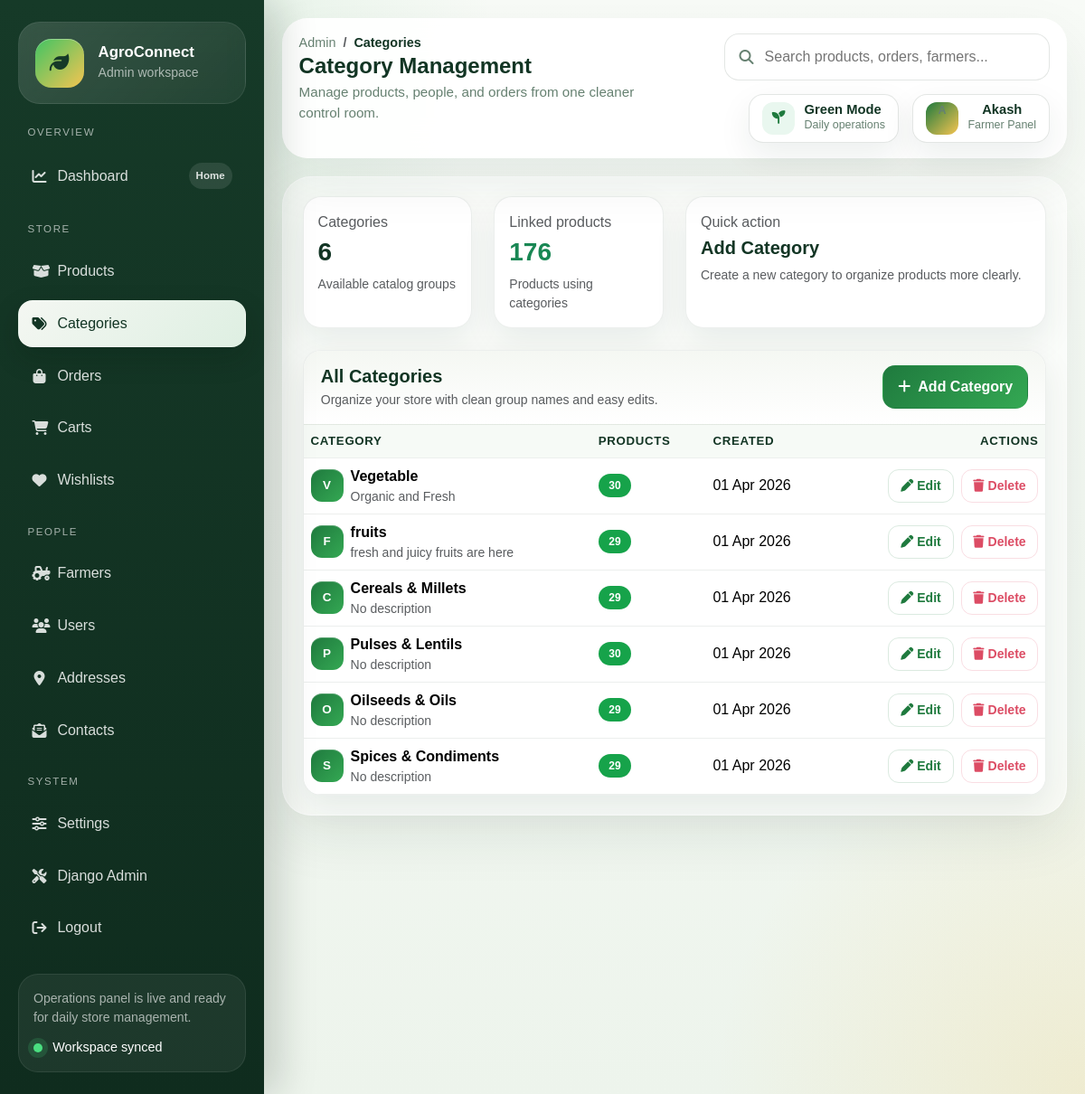
Page /myadmin/categories/ (signed in) on the committed database.
### myadmin/models.py (models this page shows, shortened)
class Category(models.Model):
    name = models.CharField(max_length=100)
    description = models.TextField(blank=True, null=True)
    image = models.ImageField(upload_to='categories/', blank=True, null=True)
    meta_title = models.CharField(max_length=200, blank=True, null=True)
    meta_description = models.TextField(blank=True, null=True)
    created_at = models.DateTimeField(auto_now_add=True)
    class Meta:
        verbose_name_plural = "Categories"
    def product_count(self):
        return self.products.count()

### myadmin/views.py (the view)
# urls.py: path('categories/', protected(views.categories), name='categories'),
def categories(request):
    categories = Category.objects.all()
    context = {
        'categories': categories,
        'category_product_total': Product.objects.count(),
    }
    return render(request, 'myadmin/categories.html', context)

### myadmin/views.py (called while the page is built)
def is_myadmin_user(user):
    return user.is_authenticated and (user.is_superuser or hasattr(user, 'farmer_profile'))

def myadmin_login_required(view_func):
    @wraps(view_func)
    def _wrapped_view(request, *args, **kwargs):
        if not request.user.is_authenticated:
            return redirect(f"/myadmin/login/?next={request.get_full_path()}")
        if not is_myadmin_user(request.user):
            messages.error(request, 'Please log in with an admin or farmer account.')
            return redirect('/myadmin/login/')
        return view_func(request, *args, **kwargs)
    return _wrapped_view

### user/context_processors.py (called while the page is built)
def cart_context(request):
    cart = None
    cart_count = 0
    cart_total = 0
    if request.session.session_key:
        cart = Cart.objects.filter(session_id=request.session.session_key).first()
        if cart and cart.items.exists():
            cart_count = sum(item.quantity for item in cart.items.all())
            cart_total = sum(item.subtotal for item in cart.items.all())
    return {
        'cart': cart,
        'cart_count': cart_count,
        'cart_total': cart_total,
    }

def categories_context(request):
    categories = Category.objects.annotate(product_count=Count('product'))
    return {
        'categories': categories,
    }

def language_context(request):
    return {
        'current_language': get_language() or 'en',
    }

def notification_context(request):
    settings = SiteSettings.get_settings()
    return {
        'notification_banner': settings.notification_banner if settings.is_notification_active else '',
        'is_notification_active': settings.is_notification_active,
    }

### user/models.py (called while the page is built)
    @classmethod
    def get_settings(cls):
        settings, created = cls.objects.get_or_create(pk=1)
        return settings

### myadmin/templates/myadmin/categories.html
{% extends 'myadmin/base.html' %}
{% load static %}
{% block page_title %}Categories{% endblock %}
{% block page_header %}Category Management{% endblock %}
{% block content %}
<div class="row g-4">
  <div class="col-md-6 col-xl-3"><div class="card h-100"><div class="card-body"><p class="text-muted mb-1">Categories</p><h3 class="mb-2">{{ categories.count }}</h3><div class="small text-muted">Available catalog groups</div></div></div></div>
  <div class="col-md-6 col-xl-3"><div class="card h-100"><div class="card-body"><p class="text-muted mb-1">Linked products</p><h3 class="mb-2 text-success">{{ category_product_total }}</h3><div class="small text-muted">Products using categories</div></div></div></div>
  <div class="col-md-6 col-xl-6"><a href="{% url 'myadmin:add_category' %}" class="card h-100 d-block"><div class="card-body"><p class="text-muted mb-1">Quick action</p><h5 class="mb-2">Add Category</h5><div class="small text-muted">Create a new category to organize products more clearly.</div></div></a></div>
  <div class="col-12">
    <div class="card">
      <div class="card-header d-flex justify-content-between align-items-center gap-3"><div><h5 class="mb-1">All Categories</h5><p class="text-muted small mb-0">Organize your store with clean group names and easy edits.</p></div><a href="{% url 'myadmin:add_category' %}" class="btn btn-success"><i class="fas fa-plus me-2"></i>Add Category</a></div>
      <div class="table-responsive">
        <table class="table table-hover align-middle mb-0">
          <thead><tr><th>Category</th><th>Products</th><th>Created</th><th class="text-end">Actions</th></tr></thead>
          <tbody>
            {% for category in categories %}
            <tr>
              <td><div class="d-flex align-items-center gap-2"><div class="avatar avatar-sm">{{ category.name|slice:":1"|upper }}</div><div><div class="fw-semibold">{{ category.name }}</div><div class="small text-muted">{{ category.description|default:"No description"|truncatechars:50 }}</div></div></div></td>
              <td><span class="badge bg-success">{{ category.product_count }}</span></td>
              <td>{{ category.created_at|date:"d M Y" }}</td>
              <td class="text-end"><div class="d-inline-flex gap-2"><a href="{% url 'myadmin:edit_category' category.id %}" class="btn btn-sm btn-outline-primary"><i class="fas fa-pen me-1"></i>Edit</a><form method="post" action="{% url 'myadmin:delete_category' category.id %}" class="d-inline">{% csrf_token %}<button type="submit" class="btn btn-sm btn-outline-danger" onclick="return confirm('Are you sure you want to delete this category?')"><i class="fas fa-trash me-1"></i>Delete</button></form></div></td>
            </tr>
            {% empty %}<tr><td colspan="4" class="text-center py-5 text-muted">No categories found.</td></tr>{% endfor %}
          </tbody>
        </table>
      </div>
    </div>
  </div>
</div>
{% endblock %}

### myadmin/templates/myadmin/base.html (shortened to what this page needs)
{% load static %}
<!DOCTYPE html>
<html lang="en">
<head>
  <link href="https://cdn.jsdelivr.net/npm/bootstrap@5.3.3/dist/css/bootstrap.min.css" rel="stylesheet">
  <link href="https://cdnjs.cloudflare.com/ajax/libs/font-awesome/6.5.1/css/all.min.css" rel="stylesheet">
</head>
<body>
  {% with url_name=request.resolver_match.url_name %}
  <div class="admin-shell">
    <aside class="sidebar" id="sidebar">
      <div class="brand-panel">
        <div class="d-flex align-items-center gap-3">
          <div class="brand-mark">
            <i class="fas fa-leaf"></i>
          </div>
          <div>
            <h1 class="brand-title">AgroConnect</h1>
            <p class="brand-subtitle">Admin workspace</p>
          </div>
        </div>
      </div>
      <span class="nav-section-label">Overview</span>
      <nav class="sidebar-nav">
        <a href="{% url 'myadmin:dashboard' %}" class="nav-link {% if url_name == 'dashboard' %}active{% endif %}">
          <span class="nav-link-main"><i class="fas fa-chart-line"></i><span>Dashboard</span></span>
          <span class="nav-pill">Home</span>
        </a>
      </nav>
      <span class="nav-section-label">Store</span>
      <nav class="sidebar-nav">
        <a href="{% url 'myadmin:products' %}" class="nav-link {% if url_name == 'products' or url_name == 'add_product' or url_name == 'edit_product' or url_name == 'update_product' %}active{% endif %}">
          <span class="nav-link-main"><i class="fas fa-box-open"></i><span>Products</span></span>
        </a>
        <a href="{% url 'myadmin:categories' %}" class="nav-link {% if url_name == 'categories' or url_name == 'add_category' or url_name == 'edit_category' %}active{% endif %}">
          <span class="nav-link-main"><i class="fas fa-tags"></i><span>Categories</span></span>
        </a>
        <a href="{% url 'myadmin:orders' %}" class="nav-link {% if url_name == 'orders' or url_name == 'update_order_status' or url_name == 'view_receipt_page' %}active{% endif %}">
          <span class="nav-link-main"><i class="fas fa-bag-shopping"></i><span>Orders</span></span>
        </a>
        <a href="{% url 'myadmin:carts' %}" class="nav-link {% if url_name == 'carts' %}active{% endif %}">
          <span class="nav-link-main"><i class="fas fa-cart-shopping"></i><span>Carts</span></span>
        </a>
        <a href="{% url 'myadmin:wishlists' %}" class="nav-link {% if url_name == 'wishlists' %}active{% endif %}">
          <span class="nav-link-main"><i class="fas fa-heart"></i><span>Wishlists</span></span>
        </a>
      </nav>
      <span class="nav-section-label">People</span>
      <nav class="sidebar-nav">
        <a href="{% url 'myadmin:farmers' %}" class="nav-link {% if url_name == 'farmers' or url_name == 'add_farmer' or url_name == 'edit_farmer' %}active{% endif %}">
          <span class="nav-link-main"><i class="fas fa-tractor"></i><span>Farmers</span></span>
        </a>
        <a href="{% url 'myadmin:users' %}" class="nav-link {% if url_name == 'users' or url_name == 'edit_user' %}active{% endif %}">
          <span class="nav-link-main"><i class="fas fa-users"></i><span>Users</span></span>
        </a>
        <a href="{% url 'myadmin:addresses' %}" class="nav-link {% if url_name == 'addresses' %}active{% endif %}">
          <span class="nav-link-main"><i class="fas fa-location-dot"></i><span>Addresses</span></span>
        </a>
        <a href="{% url 'myadmin:contacts' %}" class="nav-link {% if url_name == 'contacts' %}active{% endif %}">
          <span class="nav-link-main"><i class="fas fa-envelope-open-text"></i><span>Contacts</span></span>
        </a>
      </nav>
      <span class="nav-section-label">System</span>
      <nav class="sidebar-nav">
        <a href="{% url 'myadmin:settings' %}" class="nav-link {% if url_name == 'settings' %}active{% endif %}">
          <span class="nav-link-main"><i class="fas fa-sliders"></i><span>Settings</span></span>
        </a>
        <a href="/admin/" class="nav-link" target="_blank" rel="noopener noreferrer">
          <span class="nav-link-main"><i class="fas fa-screwdriver-wrench"></i><span>Django Admin</span></span>
        </a>
        <a href="{% url 'myadmin:logout' %}" class="nav-link">
          <span class="nav-link-main"><i class="fas fa-arrow-right-from-bracket"></i><span>Logout</span></span>
        </a>
      </nav>
      <div class="sidebar-footer">
        <p class="sidebar-note">Operations panel is live and ready for daily store management.</p>
        <div class="sidebar-helper">
          <span class="helper-dot"></span>
          <span>Workspace synced</span>
        </div>
      </div>
    </aside>
    <main class="main-pane">
      <div class="topbar">
        <div class="topbar-left">
          <div class="topbar-title-group">
            <nav aria-label="breadcrumb">
              <ol class="breadcrumb mb-0">
                <li class="breadcrumb-item"><a href="{% url 'myadmin:dashboard' %}">Admin</a></li>
                <li class="breadcrumb-item active" aria-current="page">{% block page_title %}Dashboard{% endblock %}</li>
              </ol>
            </nav>
            <h2 class="page-header-title">{% block page_header %}Dashboard{% endblock %}</h2>
            <p class="page-header-copy">Manage products, people, and orders from one cleaner control room.</p>
          </div>
        </div>
        <div class="topbar-right">
          <div class="search-shell">
            <i class="fas fa-search"></i>
            <input type="search" placeholder="Search products, orders, farmers...">
          </div>
          <div class="topbar-chip">
            <span class="chip-icon"><i class="fas fa-seedling"></i></span>
            <span class="chip-text">
              <strong>Green Mode</strong>
              <span>Daily operations</span>
            </span>
          </div>
          <div class="dropdown">
            <button class="user-chip dropdown-toggle" type="button" data-bs-toggle="dropdown" aria-expanded="false">
            <span class="chip-avatar">{{ request.user.username|default:"A"|slice:":1"|upper }}</span>
            <span class="user-chip-copy">
              <strong>{% if request.user.get_full_name %}{{ request.user.get_full_name }}{% else %}{{ request.user.username }}{% endif %}</strong>
              <span>{% if request.user.is_superuser %}Farmer / Superuser{% else %}Farmer Panel{% endif %}</span>
            </span>
            </button>
          </div>
        </div>
      </div>
      <div class="content-frame">
        {% block content %}{% endblock %}
      </div>
    </main>
  </div>
  {% endwith %}
</body>
</html>

### rows in the picture
Category: name "V", name "Vegetable", description "Organic and Fresh", product_count "30", created_at "01 Apr 2026"
Category: name "F", name "fruits", description "fresh and juicy fruits are here", product_count "29", created_at "01 Apr 2026"
Category: name "C", name "Cereals & Millets", description "No description", product_count "29", created_at "01 Apr 2026"
Category: name "P", name "Pulses & Lentils", description "No description", product_count "30", created_at "01 Apr 2026"
Category: name "O", name "Oilseeds & Oils", description "No description", product_count "29", created_at "01 Apr 2026"
Category: name "S", name "Spices & Condiments", description "No description", product_count "29", created_at "01 Apr 2026"

### other values in the picture
{{ request.user.username|default:"A"|slice:":1"|upper }} "A"
{{ request.user.username }} "Akash"
{{ categories.count }} "6"
{{ category_product_total }} "176"
